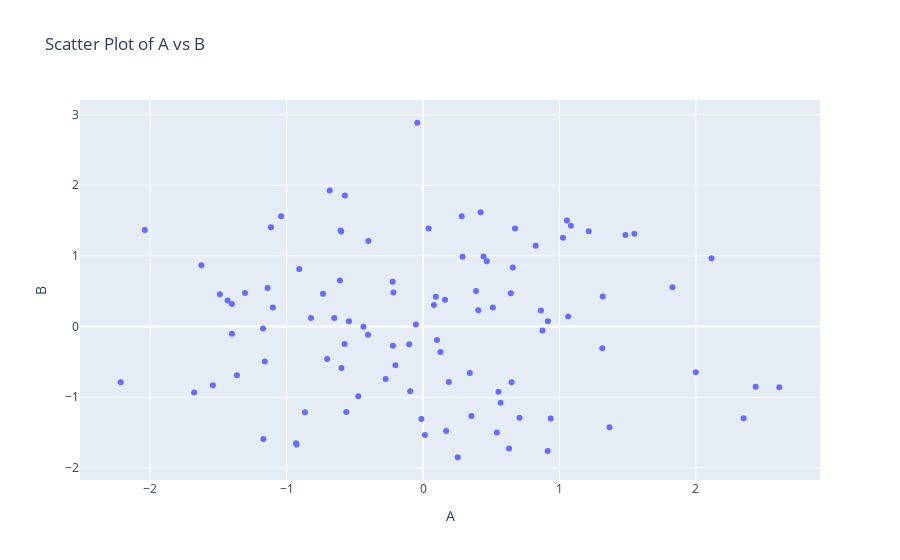

Write notebook code for a chart like this one.
### Code cell
import pandas as pd
import numpy as np
import plotly.express as px

# Create sample data
df = pd.DataFrame({
    'A': np.random.randn(100),
    'B': np.random.randn(100)
})

# Scatter plot using Plotly Express
fig = px.scatter(df, x='A', y='B', title='Scatter Plot of A vs B')
fig.show()
